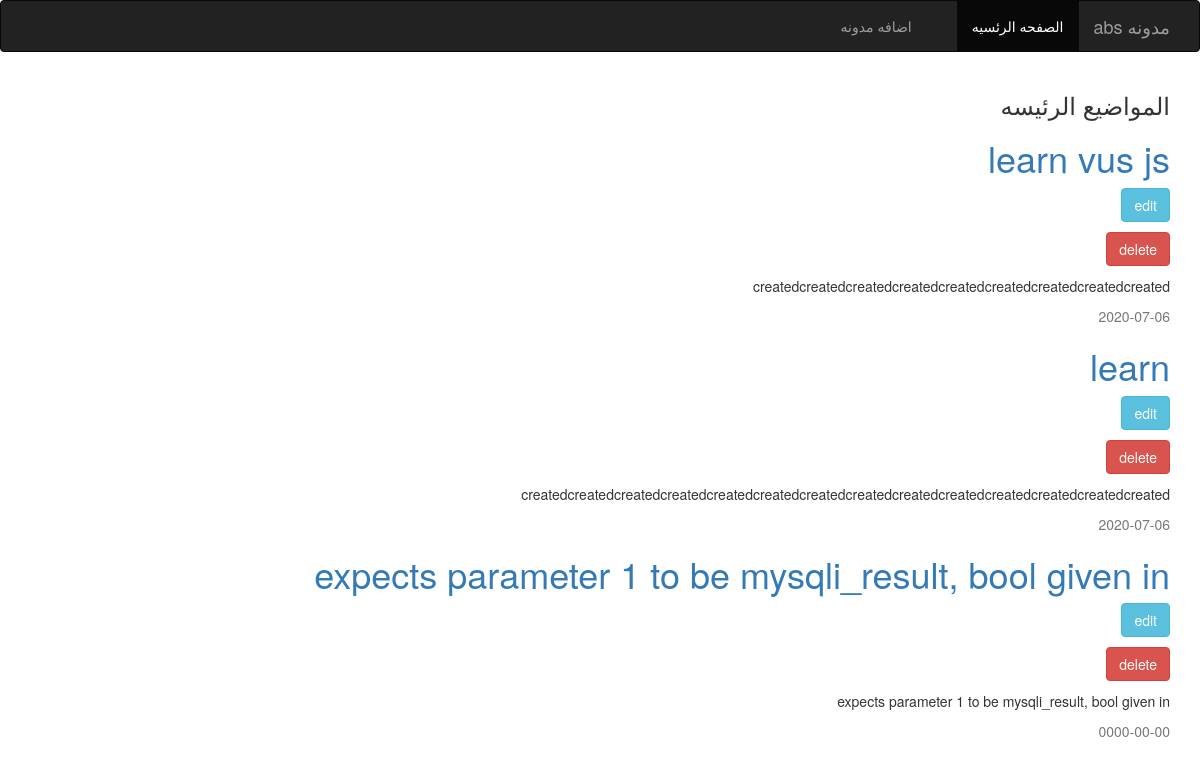
The page / on the database its author committed.
### tables this page shows
CREATE TABLE `post` (
  `id` int(11) NOT NULL,
  `titel` varchar(255) NOT NULL,
  `coment` varchar(255) NOT NULL,
  `created` date NOT NULL
);

### index.php (the view)
<?php include 'config.php' ?>
<?php include 'header.php' ?>
<div class="container">
    <h3>المواضيع الرئيسه</h3>
    <?php
    $posts=mysqli_query($db_connect , "select * from post order by created  desc ");
    if(mysqli_num_rows($posts) > 0){
        while($post = mysqli_fetch_array($posts)){
        echo "
        <div>
        <a href='post.php?id=$post[id]'>
        <h1> $post[titel]</h1>
        </a>
        <p>  <a href = 'edit.php ?id=$post[id]>'  class ='btn btn-info'>edit</a></p>
        <p> <a onclick='return confirm('Are you sure you want to delete this entry? ')  href ='delete.php?id=$post[id] ?>' class='btn btn-danger'>delete</a></p>
        <p>
        $post[coment]
        </p>
        <p class='text-muted' >
        $post[created]
        </p>
        </div>
        ";}
            }else{
        echo " <p class='alert alert-info'> لايوجد بيانات </p>";
        }
    ?>
         </div>
 <?php include 'footer.php' ?>

### header.php (shortened to what this page needs)
<!DOCTYPE html PUBLIC "-//W3C//DTD XHTML 1.0 Transitional//EN" "http://www.w3.org/TR/xhtml1/DTD/xhtml1-transitional.dtd">
<html xmlns="http://www.w3.org/1999/xhtml">
<head>
<link rel="stylesheet" href="css/bootstrap.css" />
<link rel="stylesheet" href="css/bootstrapltr.css" />
 </head>
<body>
		<nav class="navbar  navbar-inverse" role="navigation">
  			<div class="container">
  				<div class="navbar-header">
                        <a  class=" navbar-brand hvr-buzz-out" href="index.php">مدونه abs</a>
                         </div>
                         <div class="colla  navbar-collapse" id="ournabar">
                       	  <ul class="nav navbar-nav navbar-left">
                          	<li class="active" ><a href="index.php">الصفحه الرئسيه</a></li>
                            <li ><a href=""></a></li>
                            <li ><a href="cerate.php">اضافه مدونه </a></li>
                     			     </div>
       	  </div>
          </nav>

### footer.php (shortened to what this page needs)
</body>
</html>

### rows shown on the page
post: titel "learn vus js", coment "createdcreatedcreatedcreatedcreatedcreatedcreatedcreatedcreated", created "2020-07-06"
post: titel "learn", coment "createdcreatedcreatedcreatedcreatedcreatedcreatedcreatedcreatedcreatedcreatedcreatedcreatedcreated", created "2020-07-06"
post: titel "expects parameter 1 to be mysqli_result, bool given in", coment "expects parameter 1 to be mysqli_result, bool given in", created "0000-00-00"
